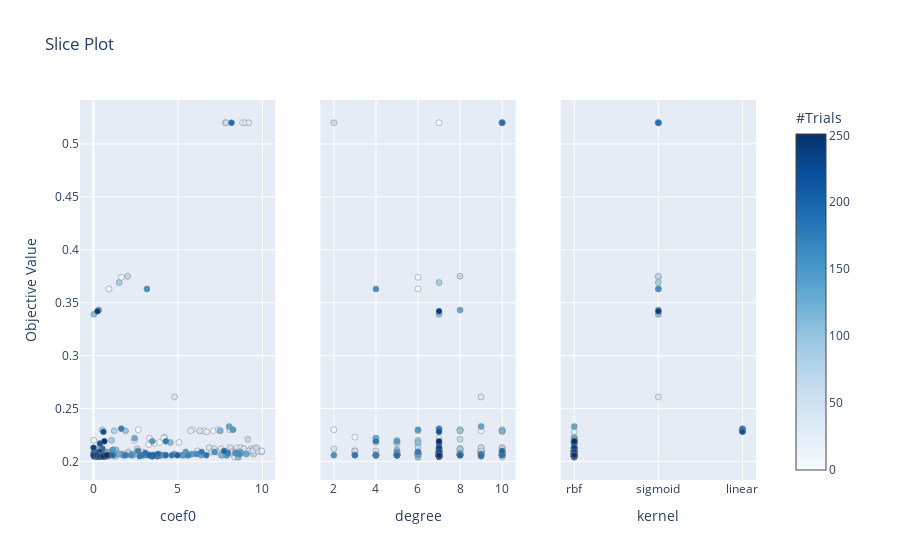

Here is the notebook cell this chart was saved with:
### Code cell
key_params = ['kernel', 'coef0', 'degree']
plot_slice(study, params = key_params).show()

### Figure 1 — Plotly figure (JSON) as saved in the notebook; plotly's stock layout.template omitted (floating-point values rounded to 4 significant figures; data arrays with more than 128 entries replaced by an {"elided": "..."} marker saying what was removed)
{"data": [{"marker": {"color": {"elided": "252 int values"}, "colorbar": {"title": {"text": "#Trials"}, "x": 1, "xpad": 40}, "colorscale": [[0, "rgb(247,251,255)"], [0.125, "rgb(222,235,247)"], [0.25, "rgb(198,219,239)"], [0.375, "rgb(158,202,225)"], [0.5, "rgb(107,174,214)"], [0.625, "rgb(66,146,198)"], [0.75, "rgb(33,113,181)"], [0.875, "rgb(8,81,156)"], [1, "rgb(8,48,107)"]], "line": {"color": "Grey", "width": 0.5}, "showscale": true}, "mode": "markers", "showlegend": false, "type": "scatter", "x": {"elided": "252 float values"}, "xaxis": "x", "y": {"elided": "252 float values"}, "yaxis": "y"}, {"marker": {"color": {"elided": "252 int values"}, "colorbar": {"title": {"text": "#Trials"}, "x": 1, "xpad": 40}, "colorscale": [[0, "rgb(247,251,255)"], [0.125, "rgb(222,235,247)"], [0.25, "rgb(198,219,239)"], [0.375, "rgb(158,202,225)"], [0.5, "rgb(107,174,214)"], [0.625, "rgb(66,146,198)"], [0.75, "rgb(33,113,181)"], [0.875, "rgb(8,81,156)"], [1, "rgb(8,48,107)"]], "line": {"color": "Grey", "width": 0.5}, "showscale": false}, "mode": "markers", "showlegend": false, "type": "scatter", "x": {"elided": "252 int values"}, "xaxis": "x2", "y": {"elided": "252 float values"}, "yaxis": "y2"}, {"marker": {"color": {"elided": "252 int values"}, "colorbar": {"title": {"text": "#Trials"}, "x": 1, "xpad": 40}, "colorscale": [[0, "rgb(247,251,255)"], [0.125, "rgb(222,235,247)"], [0.25, "rgb(198,219,239)"], [0.375, "rgb(158,202,225)"], [0.5, "rgb(107,174,214)"], [0.625, "rgb(66,146,198)"], [0.75, "rgb(33,113,181)"], [0.875, "rgb(8,81,156)"], [1, "rgb(8,48,107)"]], "line": {"color": "Grey", "width": 0.5}, "showscale": false}, "mode": "markers", "showlegend": false, "type": "scatter", "x": {"elided": "252 str values"}, "xaxis": "x3", "y": {"elided": "252 float values"}, "yaxis": "y3"}], "layout": {"title": {"text": "Slice Plot"}, "xaxis": {"anchor": "y", "domain": [0, 0.2889], "title": {"text": "coef0"}}, "xaxis2": {"anchor": "y2", "domain": [0.3556, 0.6444], "title": {"text": "degree"}}, "xaxis3": {"anchor": "y3", "domain": [0.7111, 1], "title": {"text": "kernel"}}, "yaxis": {"anchor": "x", "domain": [0, 1], "title": {"text": "Objective Value"}}, "yaxis2": {"anchor": "x2", "domain": [0, 1], "matches": "y", "showticklabels": false}, "yaxis3": {"anchor": "x3", "domain": [0, 1], "matches": "y", "showticklabels": false}}}
